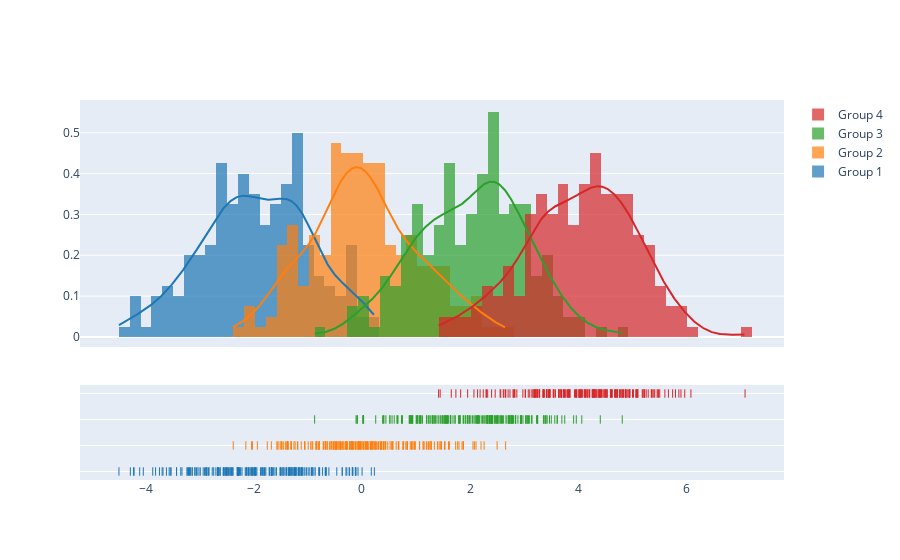

Notebook source saved alongside this figure:
### Code cell
import plotly.figure_factory as ff

# Add histogram data
x1 = np.random.randn(200) - 2
x2 = np.random.randn(200)
x3 = np.random.randn(200) + 2
x4 = np.random.randn(200) + 4

# Group data together
hist_data = [x1, x2, x3, x4]

group_labels = ['Group 1', 'Group 2', 'Group 3', 'Group 4']

# Create distplot with custom bin_size
fig = ff.create_distplot(hist_data, group_labels, bin_size=.2)
fig.show()

### Figure 1 — Plotly figure (JSON) as saved in the notebook; plotly's stock layout.template omitted (floating-point values rounded to 4 significant figures; data arrays with more than 128 entries replaced by an {"elided": "..."} marker saying what was removed)
{"data": [{"autobinx": false, "histnorm": "probability density", "legendgroup": "Group 1", "marker": {"color": "rgb(31, 119, 180)"}, "name": "Group 1", "opacity": 0.7, "type": "histogram", "x": {"elided": "200 float values"}, "xaxis": "x", "xbins": {"end": 0.2303, "size": 0.2, "start": -4.493}, "yaxis": "y"}, {"autobinx": false, "histnorm": "probability density", "legendgroup": "Group 2", "marker": {"color": "rgb(255, 127, 14)"}, "name": "Group 2", "opacity": 0.7, "type": "histogram", "x": {"elided": "200 float values"}, "xaxis": "x", "xbins": {"end": 2.657, "size": 0.2, "start": -2.379}, "yaxis": "y"}, {"autobinx": false, "histnorm": "probability density", "legendgroup": "Group 3", "marker": {"color": "rgb(44, 160, 44)"}, "name": "Group 3", "opacity": 0.7, "type": "histogram", "x": {"elided": "200 float values"}, "xaxis": "x", "xbins": {"end": 4.814, "size": 0.2, "start": -0.8737}, "yaxis": "y"}, {"autobinx": false, "histnorm": "probability density", "legendgroup": "Group 4", "marker": {"color": "rgb(214, 39, 40)"}, "name": "Group 4", "opacity": 0.7, "type": "histogram", "x": {"elided": "200 float values"}, "xaxis": "x", "xbins": {"end": 7.084, "size": 0.2, "start": 1.418}, "yaxis": "y"}, {"legendgroup": "Group 1", "marker": {"color": "rgb(31, 119, 180)"}, "mode": "lines", "name": "Group 1", "showlegend": false, "type": "scatter", "x": {"elided": "500 float values"}, "xaxis": "x", "y": {"elided": "500 float values"}, "yaxis": "y"}, {"legendgroup": "Group 2", "marker": {"color": "rgb(255, 127, 14)"}, "mode": "lines", "name": "Group 2", "showlegend": false, "type": "scatter", "x": {"elided": "500 float values"}, "xaxis": "x", "y": {"elided": "500 float values"}, "yaxis": "y"}, {"legendgroup": "Group 3", "marker": {"color": "rgb(44, 160, 44)"}, "mode": "lines", "name": "Group 3", "showlegend": false, "type": "scatter", "x": {"elided": "500 float values"}, "xaxis": "x", "y": {"elided": "500 float values"}, "yaxis": "y"}, {"legendgroup": "Group 4", "marker": {"color": "rgb(214, 39, 40)"}, "mode": "lines", "name": "Group 4", "showlegend": false, "type": "scatter", "x": {"elided": "500 float values"}, "xaxis": "x", "y": {"elided": "500 float values"}, "yaxis": "y"}, {"legendgroup": "Group 1", "marker": {"color": "rgb(31, 119, 180)", "symbol": "line-ns-open"}, "mode": "markers", "name": "Group 1", "showlegend": false, "type": "scatter", "x": {"elided": "200 float values"}, "xaxis": "x", "y": {"elided": "200 str values"}, "yaxis": "y2"}, {"legendgroup": "Group 2", "marker": {"color": "rgb(255, 127, 14)", "symbol": "line-ns-open"}, "mode": "markers", "name": "Group 2", "showlegend": false, "type": "scatter", "x": {"elided": "200 float values"}, "xaxis": "x", "y": {"elided": "200 str values"}, "yaxis": "y2"}, {"legendgroup": "Group 3", "marker": {"color": "rgb(44, 160, 44)", "symbol": "line-ns-open"}, "mode": "markers", "name": "Group 3", "showlegend": false, "type": "scatter", "x": {"elided": "200 float values"}, "xaxis": "x", "y": {"elided": "200 str values"}, "yaxis": "y2"}, {"legendgroup": "Group 4", "marker": {"color": "rgb(214, 39, 40)", "symbol": "line-ns-open"}, "mode": "markers", "name": "Group 4", "showlegend": false, "type": "scatter", "x": {"elided": "200 float values"}, "xaxis": "x", "y": {"elided": "200 str values"}, "yaxis": "y2"}], "layout": {"barmode": "overlay", "hovermode": "closest", "legend": {"traceorder": "reversed"}, "xaxis": {"anchor": "y2", "domain": [0.0, 1.0], "zeroline": false}, "yaxis": {"anchor": "free", "domain": [0.35, 1], "position": 0.0}, "yaxis2": {"anchor": "x", "domain": [0, 0.25], "dtick": 1, "showticklabels": false}}}
